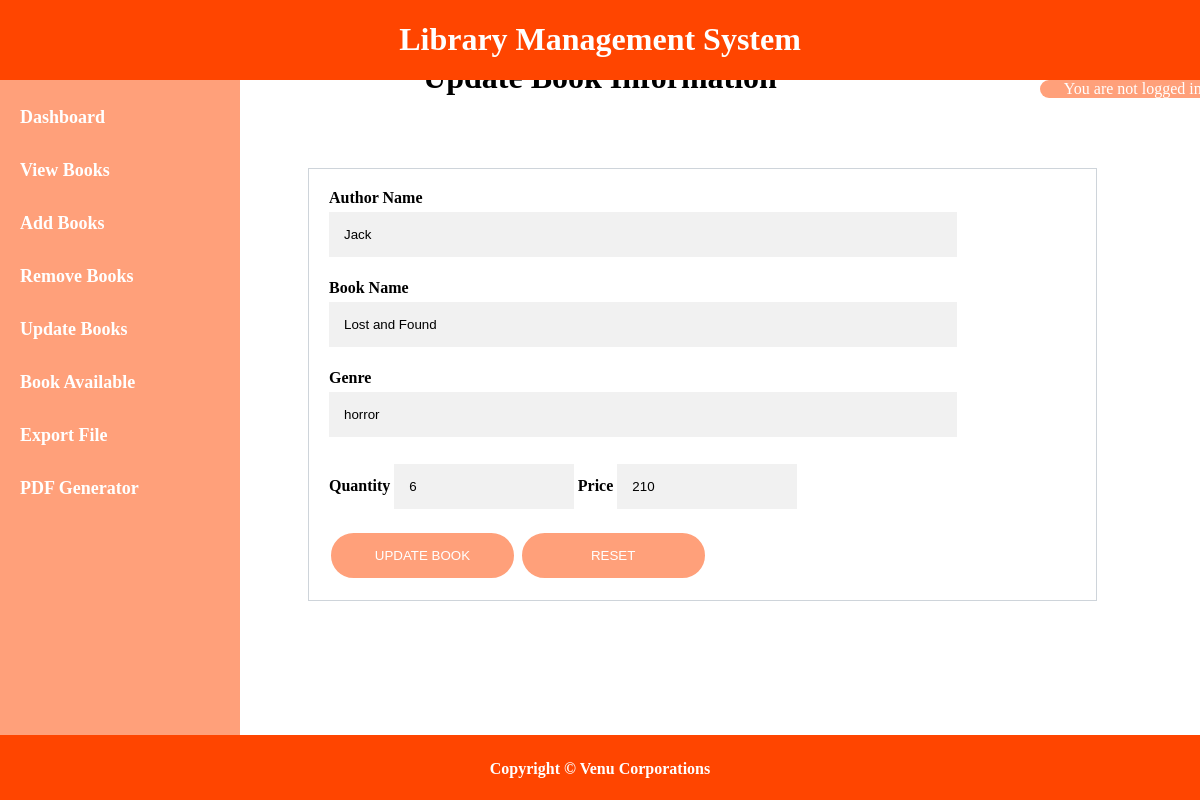
Screenshot of /update-pg/BOOK1 with the database file from the repository.
### tables this page shows
CREATE TABLE books (bookid TEXT PRIMARY KEY, 
        authorname TEXT NOT NULL, bookname TEXT NOT NULL, genre TEXT NOT NULL, quantity INTEGER,
        price INTEGER);

### lmsController.py (the view)
    def show_update_infopg(self, BID):
        bm = booksModel(app)
        updbdata = bm.update_bookinfo(BID)
        return render_template("update_bookspg.html", udata = updbdata)

### books_model.py (called while the page is built)
    def update_bookinfo(self, BID):
        self.cur.execute("SELECT * FROM books where bookid=?", (BID,))
        updatedata = self.cur.fetchall()
        return updatedata

    def __del__(self):
        self.cur.close()
        self.conn.close()

### templates/update_bookspg.html (shortened to what this page needs)
{% extends "layout.html" %}
{% block body %}
<div class="heading-index">
    <h1>Update Book Information</h1>
</div>
<div class="add-form">
    <div class="inside-form">
    <form method="post" action="/books-update">
        <label><b>Author Name</b></label>
        <input autocomplete="off" type="text" placeholder="Enter Author Name" name="updauthname" value="{{ udata[0][1] }}" required>
        <label><b>Book Name</b></label>
        <input autocomplete="off" type="text" placeholder="Enter Book Name" name="updbname" value="{{ udata[0][2] }}" required>
        <label><b>Genre</b></label>
        <input autocomplete="off" type="text" placeholder="Enter Book Genre" name="updbgenre" value="{{ udata[0][3] }}" required>
        <label><b>Quantity</b></label>
        <input autocomplete="off" type="number" placeholder="Enter Quantity" name="updbquantity" min="0" value="{{ udata[0][4] }}" required>
        <label><b>Price</b></label>
        <input autocomplete="off" type="number" placeholder="Enter Price" name="updbprice" min="0" value="{{ udata[0][5] }}" required>
        <div>
            <button class="buttons-bottom" type="submit" name="upd-book" value="upd-book">UPDATE BOOK</button>
            <button class="buttons-bottom" type="reset">RESET</button>
        </div>
    </form>
    </div>
</div>
{% endblock %}

### static/css/lms.css (style rules this page uses)
.heading-index { text-align: center; margin-top: 5%; }
.add-form { padding: 50px 0 0 250px; }
input[type=text], input[type=number], input[type=date], input[type=email] { width: 80%; padding: 15px; margin: 5px 0 22px 0; display: block; border: none; background: #f1f1f1; }
input[type=date], input[type=number] { width: 20% !important; display: inline-block !important; }
.buttons-bottom { background: #FFA07A; color: #fff; padding: 15px 20px; border: 2px solid #fff; cursor: pointer; width: 25%; border-radius: 25px; }
.inside-form { border: 1px solid #ced4da; height: 100%; margin: auto auto 95px 50px; width: 80%; background: white; padding: 20px; }

### rows the page displays
books: updauthname "Jack", updbname "Lost and Found", updbgenre "horror", updbquantity "6", updbprice "210"
